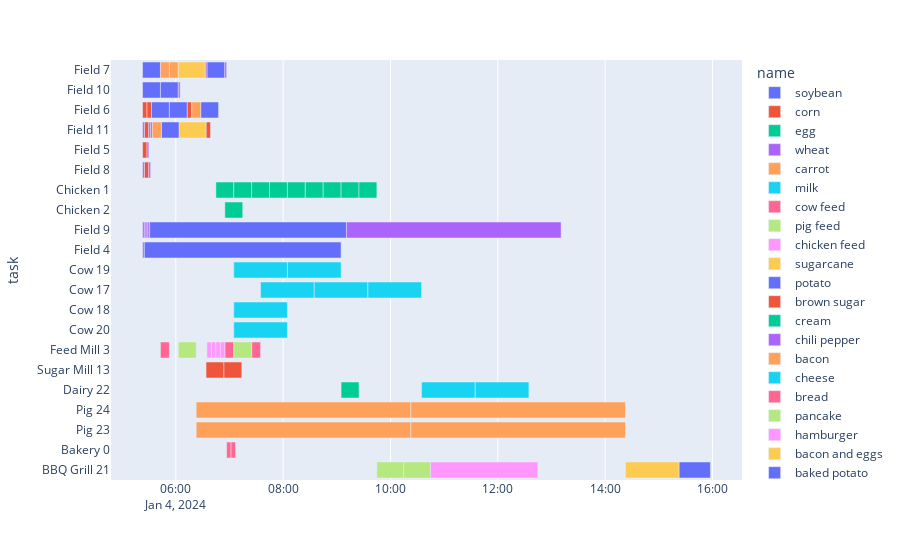

Notebook cell for this chart:
### Code cell
print("Max time: ",max(df['end_time']))
fig = px.timeline(df, x_start="start", x_end="end", y="task", color="name",hover_name='name', 
                    hover_data={'id':True,'duration':True,'start':False,'end':False,'task':False,'name':False,'source':False,'machine_id':False,'dependencies':True})
fig.update_yaxes(autorange="reversed")
fig.show()
#36300

### Figure 1 — Plotly figure (JSON) as saved in the notebook; plotly's stock layout.template omitted (floating-point values rounded to 4 significant figures)
{"data": [{"alignmentgroup": "True", "base": ["2024-01-04T05:22:47.147383", "2024-01-04T05:22:47.147383", "2024-01-04T05:32:47.147383", "2024-01-04T05:52:47.147383", "2024-01-04T05:42:47.147383", "2024-01-04T06:27:47.147383", "2024-01-04T05:43:47.147383", "2024-01-04T06:34:47.147383"], "customdata": [[53, 1200, "soybean", "Field", 7, []], [54, 1200, "soybean", "Field", 10, []], [44, 1200, "soybean", "Field", 6, []], [36, 1200, "soybean", "Field", 6, []], [3, 1200, "soybean", "Field", 10, []], [37, 1200, "soybean", "Field", 6, []], [18, 1200, "soybean", "Field", 11, []], [45, 1200, "soybean", "Field", 7, []]], "hovertemplate": "<b>%{hovertext}</b><br><br>id=%{customdata[0]}<br>duration=%{customdata[1]}<br>dependencies=%{customdata[5]}<extra></extra>", "hovertext": ["soybean", "soybean", "soybean", "soybean", "soybean", "soybean", "soybean", "soybean"], "legendgroup": "soybean", "marker": {"color": "#636efa", "pattern": {"shape": ""}}, "name": "soybean", "offsetgroup": "soybean", "orientation": "h", "showlegend": true, "textposition": "auto", "type": "bar", "x": [1200000.0, 1200000.0, 1200000.0, 1200000.0, 1200000.0, 1200000.0, 1200000.0, 1200000.0], "xaxis": "x", "y": ["Field 7", "Field 10", "Field 6", "Field 6", "Field 10", "Field 6", "Field 11", "Field 7"], "yaxis": "y"}, {"alignmentgroup": "True", "base": ["2024-01-04T05:22:47.147383", "2024-01-04T05:27:47.147383", "2024-01-04T05:22:47.147383", "2024-01-04T06:12:47.147383", "2024-01-04T05:24:47.147383", "2024-01-04T05:24:47.147383", "2024-01-04T06:33:47.147383"], "customdata": [[52, 300, "corn", "Field", 6, []], [43, 300, "corn", "Field", 6, []], [63, 300, "corn", "Field", 5, []], [73, 300, "corn", "Field", 6, []], [22, 300, "corn", "Field", 11, []], [23, 300, "corn", "Field", 8, []], [35, 300, "corn", "Field", 11, []]], "hovertemplate": "<b>%{hovertext}</b><br><br>id=%{customdata[0]}<br>duration=%{customdata[1]}<br>dependencies=%{customdata[5]}<extra></extra>", "hovertext": ["corn", "corn", "corn", "corn", "corn", "corn", "corn"], "legendgroup": "corn", "marker": {"color": "#EF553B", "pattern": {"shape": ""}}, "name": "corn", "offsetgroup": "corn", "orientation": "h", "showlegend": true, "textposition": "auto", "type": "bar", "x": [300000.0, 300000.0, 300000.0, 300000.0, 300000.0, 300000.0, 300000.0], "xaxis": "x", "y": ["Field 6", "Field 6", "Field 5", "Field 6", "Field 11", "Field 8", "Field 11"], "yaxis": "y"}, {"alignmentgroup": "True", "base": ["2024-01-04T06:44:47.147383", "2024-01-04T06:54:47.147383", "2024-01-04T07:04:47.147383", "2024-01-04T07:24:47.147383", "2024-01-04T07:44:47.147383", "2024-01-04T08:04:47.147383", "2024-01-04T08:24:47.147383", "2024-01-04T08:44:47.147383", "2024-01-04T09:04:47.147383", "2024-01-04T09:24:47.147383"], "customdata": [[77, 1200, "egg", "Chicken", 1, [73, 74, 75, 76]], [30, 1200, "egg", "Chicken", 2, [22, 23, 24, 25, 26, 27, 28, 29]], [31, 1200, "egg", "Chicken", 1, [22, 23, 24, 25, 26, 27, 28, 29]], [79, 1200, "egg", "Chicken", 1, [73, 74, 75, 76]], [67, 1200, "egg", "Chicken", 1, [63, 64, 65, 66]], [68, 1200, "egg", "Chicken", 1, [63, 64, 65, 66]], [33, 1200, "egg", "Chicken", 1, [22, 23, 24, 25, 26, 27, 28, 29]], [78, 1200, "egg", "Chicken", 1, [73, 74, 75, 76]], [32, 1200, "egg", "Chicken", 1, [22, 23, 24, 25, 26, 27, 28, 29]], [69, 1200, "egg", "Chicken", 1, [63, 64, 65, 66]]], "hovertemplate": "<b>%{hovertext}</b><br><br>id=%{customdata[0]}<br>duration=%{customdata[1]}<br>dependencies=%{customdata[5]}<extra></extra>", "hovertext": ["egg", "egg", "egg", "egg", "egg", "egg", "egg", "egg", "egg", "egg"], "legendgroup": "egg", "marker": {"color": "#00cc96", "pattern": {"shape": ""}}, "name": "egg", "offsetgroup": "egg", "orientation": "h", "showlegend": true, "textposition": "auto", "type": "bar", "x": [1200000.0, 1200000.0, 1200000.0, 1200000.0, 1200000.0, 1200000.0, 1200000.0, 1200000.0, 1200000.0, 1200000.0], "xaxis": "x", "y": ["Chicken 1", "Chicken 2", "Chicken 1", "Chicken 1", "Chicken 1", "Chicken 1", "Chicken 1", "Chicken 1", "Chicken 1", "Chicken 1"], "yaxis": "y"}, {"alignmentgroup": "True", "base": ["2024-01-04T05:22:47.147383", "2024-01-04T05:22:47.147383", "2024-01-04T05:29:47.147383", "2024-01-04T05:22:47.147383", "2024-01-04T06:02:47.147383", "2024-01-04T05:31:47.147383", "2024-01-04T05:24:47.147383", "2024-01-04T05:22:47.147383", "2024-01-04T05:29:47.147383", "2024-01-04T05:26:47.147383", "2024-01-04T05:27:47.147383", "2024-01-04T05:28:47.147383", "2024-01-04T06:32:47.147383", "2024-01-04T06:54:47.147383"], "customdata": [[25, 120, "wheat", "Field", 11, []], [24, 120, "wheat", "Field", 8, []], [75, 120, "wheat", "Field", 11, []], [27, 120, "wheat", "Field", 9, []], [74, 120, "wheat", "Field", 10, []], [26, 120, "wheat", "Field", 11, []], [65, 120, "wheat", "Field", 9, []], [12, 120, "wheat", "Field", 4, []], [11, 120, "wheat", "Field", 8, []], [10, 120, "wheat", "Field", 9, []], [7, 120, "wheat", "Field", 5, []], [8, 120, "wheat", "Field", 9, []], [64, 120, "wheat", "Field", 7, []], [9, 120, "wheat", "Field", 7, []]], "hovertemplate": "<b>%{hovertext}</b><br><br>id=%{customdata[0]}<br>duration=%{customdata[1]}<br>dependencies=%{customdata[5]}<extra></extra>", "hovertext": ["wheat", "wheat", "wheat", "wheat", "wheat", "wheat", "wheat", "wheat", "wheat", "wheat", "wheat", "wheat", "wheat", "wheat"], "legendgroup": "wheat", "marker": {"color": "#ab63fa", "pattern": {"shape": ""}}, "name": "wheat", "offsetgroup": "wheat", "orientation": "h", "showlegend": true, "textposition": "auto", "type": "bar", "x": [120000.0, 120000.0, 120000.0, 120000.0, 120000.0, 120000.0, 120000.0, 120000.0, 120000.0, 120000.0, 120000.0, 120000.0, 120000.0, 120000.0], "xaxis": "x", "y": ["Field 11", "Field 8", "Field 11", "Field 9", "Field 10", "Field 11", "Field 9", "Field 4", "Field 8", "Field 9", "Field 5", "Field 9", "Field 7", "Field 7"], "yaxis": "y"}, {"alignmentgroup": "True", "base": ["2024-01-04T05:42:47.147383", "2024-01-04T06:17:47.147383", "2024-01-04T05:52:47.147383", "2024-01-04T05:33:47.147383"], "customdata": [[16, 600, "carrot", "Field", 7, []], [17, 600, "carrot", "Field", 6, []], [1, 600, "carrot", "Field", 7, []], [2, 600, "carrot", "Field", 11, []]], "hovertemplate": "<b>%{hovertext}</b><br><br>id=%{customdata[0]}<br>duration=%{customdata[1]}<br>dependencies=%{customdata[5]}<extra></extra>", "hovertext": ["carrot", "carrot", "carrot", "carrot"], "legendgroup": "carrot", "marker": {"color": "#FFA15A", "pattern": {"shape": ""}}, "name": "carrot", "offsetgroup": "carrot", "orientation": "h", "showlegend": true, "textposition": "auto", "type": "bar", "x": [600000.0, 600000.0, 600000.0, 600000.0], "xaxis": "x", "y": ["Field 7", "Field 6", "Field 7", "Field 11"], "yaxis": "y"}, {"alignmentgroup": "True", "base": ["2024-01-04T07:04:47.147383", "2024-01-04T08:04:47.147383", "2024-01-04T07:34:47.147383", "2024-01-04T08:34:47.147383", "2024-01-04T09:34:47.147383", "2024-01-04T07:04:47.147383", "2024-01-04T07:04:47.147383"], "customdata": [[41, 3600, "milk", "Cow", 19, [35, 36, 37, 38]], [56, 3600, "milk", "Cow", 19, [52, 53, 54, 55]], [49, 3600, "milk", "Cow", 17, [43, 44, 45, 46]], [47, 3600, "milk", "Cow", 17, [43, 44, 45, 46]], [48, 3600, "milk", "Cow", 17, [43, 44, 45, 46]], [40, 3600, "milk", "Cow", 18, [35, 36, 37, 38]], [39, 3600, "milk", "Cow", 20, [35, 36, 37, 38]]], "hovertemplate": "<b>%{hovertext}</b><br><br>id=%{customdata[0]}<br>duration=%{customdata[1]}<br>dependencies=%{customdata[5]}<extra></extra>", "hovertext": ["milk", "milk", "milk", "milk", "milk", "milk", "milk"], "legendgroup": "milk", "marker": {"color": "#19d3f3", "pattern": {"shape": ""}}, "name": "milk", "offsetgroup": "milk", "orientation": "h", "showlegend": true, "textposition": "auto", "type": "bar", "x": [3600000.0, 3600000.0, 3600000.0, 3600000.0, 3600000.0, 3600000.0, 3600000.0], "xaxis": "x", "y": ["Cow 19", "Cow 19", "Cow 17", "Cow 17", "Cow 17", "Cow 18", "Cow 20"], "yaxis": "y"}, {"alignmentgroup": "True", "base": ["2024-01-04T05:42:47.147383", "2024-01-04T06:54:47.147383", "2024-01-04T07:24:47.147383"], "customdata": [[55, 600, "cow feed", "Feed Mill", 3, [52, 53, 54]], [38, 600, "cow feed", "Feed Mill", 3, [35, 36, 37]], [46, 600, "cow feed", "Feed Mill", 3, [43, 44, 45]]], "hovertemplate": "<b>%{hovertext}</b><br><br>id=%{customdata[0]}<br>duration=%{customdata[1]}<br>dependencies=%{customdata[5]}<extra></extra>", "hovertext": ["cow feed", "cow feed", "cow feed"], "legendgroup": "cow feed", "marker": {"color": "#FF6692", "pattern": {"shape": ""}}, "name": "cow feed", "offsetgroup": "cow feed", "orientation": "h", "showlegend": true, "textposition": "auto", "type": "bar", "x": [600000.0, 600000.0, 600000.0], "xaxis": "x", "y": ["Feed Mill 3", "Feed Mill 3", "Feed Mill 3"], "yaxis": "y"}, {"alignmentgroup": "True", "base": ["2024-01-04T06:02:47.147383", "2024-01-04T07:04:47.147383"], "customdata": [[4, 1200, "pig feed", "Feed Mill", 3, [1, 2, 3]], [19, 1200, "pig feed", "Feed Mill", 3, [16, 17, 18]]], "hovertemplate": "<b>%{hovertext}</b><br><br>id=%{customdata[0]}<br>duration=%{customdata[1]}<br>dependencies=%{customdata[5]}<extra></extra>", "hovertext": ["pig feed", "pig feed"], "legendgroup": "pig feed", "marker": {"color": "#B6E880", "pattern": {"shape": ""}}, "name": "pig feed", "offsetgroup": "pig feed", "orientation": "h", "showlegend": true, "textposition": "auto", "type": "bar", "x": [1200000.0, 1200000.0], "xaxis": "x", "y": ["Feed Mill 3", "Feed Mill 3"], "yaxis": "y"}, {"alignmentgroup": "True", "base": ["2024-01-04T06:34:47.147383", "2024-01-04T06:39:47.147383", "2024-01-04T06:44:47.147383", "2024-01-04T06:49:47.147383"], "customdata": [[66, 300, "chicken feed", "Feed Mill", 3, [63, 64, 65]], [76, 300, "chicken feed", "Feed Mill", 3, [73, 74, 75]], [29, 300, "chicken feed", "Feed Mill", 3, [22, 23, 24, 25, 26, 27]], [28, 300, "chicken feed", "Feed Mill", 3, [22, 23, 24, 25, 26, 27]]], "hovertemplate": "<b>%{hovertext}</b><br><br>id=%{customdata[0]}<br>duration=%{customdata[1]}<br>dependencies=%{customdata[5]}<extra></extra>", "hovertext": ["chicken feed", "chicken feed", "chicken feed", "chicken feed"], "legendgroup": "chicken feed", "marker": {"color": "#FF97FF", "pattern": {"shape": ""}}, "name": "chicken feed", "offsetgroup": "chicken feed", "orientation": "h", "showlegend": true, "textposition": "auto", "type": "bar", "x": [300000.0, 300000.0, 300000.0, 300000.0], "xaxis": "x", "y": ["Feed Mill 3", "Feed Mill 3", "Feed Mill 3", "Feed Mill 3"], "yaxis": "y"}, {"alignmentgroup": "True", "base": ["2024-01-04T06:03:47.147383", "2024-01-04T06:02:47.147383"], "customdata": [[61, 1800, "sugarcane", "Field", 11, []], [71, 1800, "sugarcane", "Field", 7, []]], "hovertemplate": "<b>%{hovertext}</b><br><br>id=%{customdata[0]}<br>duration=%{customdata[1]}<br>dependencies=%{customdata[5]}<extra></extra>", "hovertext": ["sugarcane", "sugarcane"], "legendgroup": "sugarcane", "marker": {"color": "#FECB52", "pattern": {"shape": ""}}, "name": "sugarcane", "offsetgroup": "sugarcane", "orientation": "h", "showlegend": true, "textposition": "auto", "type": "bar", "x": [1800000.0, 1800000.0], "xaxis": "x", "y": ["Field 11", "Field 7"], "yaxis": "y"}, {"alignmentgroup": "True", "base": ["2024-01-04T05:30:47.147383", "2024-01-04T05:24:47.147383"], "customdata": [[59, 13200, "potato", "Field", 9, []], [58, 13200, "potato", "Field", 4, []]], "hovertemplate": "<b>%{hovertext}</b><br><br>id=%{customdata[0]}<br>duration=%{customdata[1]}<br>dependencies=%{customdata[5]}<extra></extra>", "hovertext": ["potato", "potato"], "legendgroup": "potato", "marker": {"color": "#636efa", "pattern": {"shape": ""}}, "name": "potato", "offsetgroup": "potato", "orientation": "h", "showlegend": true, "textposition": "auto", "type": "bar", "x": [13200000.0, 13200000.0], "xaxis": "x", "y": ["Field 9", "Field 4"], "yaxis": "y"}, {"alignmentgroup": "True", "base": ["2024-01-04T06:33:47.147383", "2024-01-04T06:53:47.147383"], "customdata": [[62, 1200, "brown sugar", "Sugar Mill", 13, [61]], [72, 1200, "brown sugar", "Sugar Mill", 13, [71]]], "hovertemplate": "<b>%{hovertext}</b><br><br>id=%{customdata[0]}<br>duration=%{customdata[1]}<br>dependencies=%{customdata[5]}<extra></extra>", "hovertext": ["brown sugar", "brown sugar"], "legendgroup": "brown sugar", "marker": {"color": "#EF553B", "pattern": {"shape": ""}}, "name": "brown sugar", "offsetgroup": "brown sugar", "orientation": "h", "showlegend": true, "textposition": "auto", "type": "bar", "x": [1200000.0, 1200000.0], "xaxis": "x", "y": ["Sugar Mill 13", "Sugar Mill 13"], "yaxis": "y"}, {"alignmentgroup": "True", "base": ["2024-01-04T09:04:47.147383"], "customdata": [[57, 1200, "cream", "Dairy", 22, [52, 53, 54, 55, 56]]], "hovertemplate": "<b>%{hovertext}</b><br><br>id=%{customdata[0]}<br>duration=%{customdata[1]}<br>dependencies=%{customdata[5]}<extra></extra>", "hovertext": ["cream"], "legendgroup": "cream", "marker": {"color": "#00cc96", "pattern": {"shape": ""}}, "name": "cream", "offsetgroup": "cream", "orientation": "h", "showlegend": true, "textposition": "auto", "type": "bar", "x": [1200000.0], "xaxis": "x", "y": ["Dairy 22"], "yaxis": "y"}, {"alignmentgroup": "True", "base": ["2024-01-04T09:10:47.147383"], "customdata": [[51, 14400, "chili pepper", "Field", 9, []]], "hovertemplate": "<b>%{hovertext}</b><br><br>id=%{customdata[0]}<br>duration=%{customdata[1]}<br>dependencies=%{customdata[5]}<extra></extra>", "hovertext": ["chili pepper"], "legendgroup": "chili pepper", "marker": {"color": "#ab63fa", "pattern": {"shape": ""}}, "name": "chili pepper", "offsetgroup": "chili pepper", "orientation": "h", "showlegend": true, "textposition": "auto", "type": "bar", "x": [14400000.0], "xaxis": "x", "y": ["Field 9"], "yaxis": "y"}, {"alignmentgroup": "True", "base": ["2024-01-04T06:22:47.147383", "2024-01-04T06:22:47.147383", "2024-01-04T10:22:47.147383", "2024-01-04T10:22:47.147383"], "customdata": [[6, 14400, "bacon", "Pig", 24, [1, 2, 3, 4]], [5, 14400, "bacon", "Pig", 23, [1, 2, 3, 4]], [21, 14400, "bacon", "Pig", 23, [16, 17, 18, 19]], [20, 14400, "bacon", "Pig", 24, [16, 17, 18, 19]]], "hovertemplate": "<b>%{hovertext}</b><br><br>id=%{customdata[0]}<br>duration=%{customdata[1]}<br>dependencies=%{customdata[5]}<extra></extra>", "hovertext": ["bacon", "bacon", "bacon", "bacon"], "legendgroup": "bacon", "marker": {"color": "#FFA15A", "pattern": {"shape": ""}}, "name": "bacon", "offsetgroup": "bacon", "orientation": "h", "showlegend": true, "textposition": "auto", "type": "bar", "x": [14400000.0, 14400000.0, 14400000.0, 14400000.0], "xaxis": "x", "y": ["Pig 24", "Pig 23", "Pig 23", "Pig 24"], "yaxis": "y"}, {"alignmentgroup": "True", "base": ["2024-01-04T10:34:47.147383", "2024-01-04T11:34:47.147383"], "customdata": [[50, 3600, "cheese", "Dairy", 22, [43, 44, 45, 46, 47, 48, 49]], [42, 3600, "cheese", "Dairy", 22, [35, 36, 37, 38, 39, 40, 41]]], "hovertemplate": "<b>%{hovertext}</b><br><br>id=%{customdata[0]}<br>duration=%{customdata[1]}<br>dependencies=%{customdata[5]}<extra></extra>", "hovertext": ["cheese", "cheese"], "legendgroup": "cheese", "marker": {"color": "#19d3f3", "pattern": {"shape": ""}}, "name": "cheese", "offsetgroup": "cheese", "orientation": "h", "showlegend": true, "textposition": "auto", "type": "bar", "x": [3600000.0, 3600000.0], "xaxis": "x", "y": ["Dairy 22", "Dairy 22"], "yaxis": "y"}, {"alignmentgroup": "True", "base": ["2024-01-04T06:56:47.147383", "2024-01-04T07:01:47.147383"], "customdata": [[14, 300, "bread", "Bakery", 0, [7, 8, 9, 10, 11, 12]], [13, 300, "bread", "Bakery", 0, [7, 8, 9, 10, 11, 12]]], "hovertemplate": "<b>%{hovertext}</b><br><br>id=%{customdata[0]}<br>duration=%{customdata[1]}<br>dependencies=%{customdata[5]}<extra></extra>", "hovertext": ["bread", "bread"], "legendgroup": "bread", "marker": {"color": "#FF6692", "pattern": {"shape": ""}}, "name": "bread", "offsetgroup": "bread", "orientation": "h", "showlegend": true, "textposition": "auto", "type": "bar", "x": [300000.0, 300000.0], "xaxis": "x", "y": ["Bakery 0", "Bakery 0"], "yaxis": "y"}, {"alignmentgroup": "True", "base": ["2024-01-04T09:44:47.147383", "2024-01-04T10:14:47.147383"], "customdata": [[70, 1800, "pancake", "BBQ Grill", 21, [61, 62, 63, 64, 65, 66, 67, 68, 69]], [80, 1800, "pancake", "BBQ Grill", 21, [71, 72, 73, 74, 75, 76, 77, 78, 79]]], "hovertemplate": "<b>%{hovertext}</b><br><br>id=%{customdata[0]}<br>duration=%{customdata[1]}<br>dependencies=%{customdata[5]}<extra></extra>", "hovertext": ["pancake", "pancake"], "legendgroup": "pancake", "marker": {"color": "#B6E880", "pattern": {"shape": ""}}, "name": "pancake", "offsetgroup": "pancake", "orientation": "h", "showlegend": true, "textposition": "auto", "type": "bar", "x": [1800000.0, 1800000.0], "xaxis": "x", "y": ["BBQ Grill 21", "BBQ Grill 21"], "yaxis": "y"}, {"alignmentgroup": "True", "base": ["2024-01-04T10:44:47.147383"], "customdata": [[15, 7200, "hamburger", "BBQ Grill", 21, [1, 2, 3, 4, 5, 6, 7, 8, 9, 10, 11, 12, 13, 14]]], "hovertemplate": "<b>%{hovertext}</b><br><br>id=%{customdata[0]}<br>duration=%{customdata[1]}<br>dependencies=%{customdata[5]}<extra></extra>", "hovertext": ["hamburger"], "legendgroup": "hamburger", "marker": {"color": "#FF97FF", "pattern": {"shape": ""}}, "name": "hamburger", "offsetgroup": "hamburger", "orientation": "h", "showlegend": true, "textposition": "auto", "type": "bar", "x": [7200000.0], "xaxis": "x", "y": ["BBQ Grill 21"], "yaxis": "y"}, {"alignmentgroup": "True", "base": ["2024-01-04T14:22:47.147383"], "customdata": [[34, 3600, "bacon and eggs", "BBQ Grill", 21, [16, 17, 18, 19, 20, 21, 22, 23, 24, 25, 26, 27, 28, 29, 30, 31, 32, 33]]], "hovertemplate": "<b>%{hovertext}</b><br><br>id=%{customdata[0]}<br>duration=%{customdata[1]}<br>dependencies=%{customdata[5]}<extra></extra>", "hovertext": ["bacon and eggs"], "legendgroup": "bacon and eggs", "marker": {"color": "#FECB52", "pattern": {"shape": ""}}, "name": "bacon and eggs", "offsetgroup": "bacon and eggs", "orientation": "h", "showlegend": true, "textposition": "auto", "type": "bar", "x": [3600000.0], "xaxis": "x", "y": ["BBQ Grill 21"], "yaxis": "y"}, {"alignmentgroup": "True", "base": ["2024-01-04T15:22:47.147383"], "customdata": [[60, 2100, "baked potato", "BBQ Grill", 21, [43, 44, 45, 46, 47, 48, 49, 50, 51, 52, 53, 54, 55, 56, 57, 58, 59]]], "hovertemplate": "<b>%{hovertext}</b><br><br>id=%{customdata[0]}<br>duration=%{customdata[1]}<br>dependencies=%{customdata[5]}<extra></extra>", "hovertext": ["baked potato"], "legendgroup": "baked potato", "marker": {"color": "#636efa", "pattern": {"shape": ""}}, "name": "baked potato", "offsetgroup": "baked potato", "orientation": "h", "showlegend": true, "textposition": "auto", "type": "bar", "x": [2100000.0], "xaxis": "x", "y": ["BBQ Grill 21"], "yaxis": "y"}], "layout": {"barmode": "overlay", "legend": {"title": {"text": "name"}, "tracegroupgap": 0}, "margin": {"t": 60}, "xaxis": {"anchor": "y", "domain": [0, 1], "type": "date"}, "yaxis": {"anchor": "x", "autorange": "reversed", "domain": [0, 1], "title": {"text": "task"}}}}
